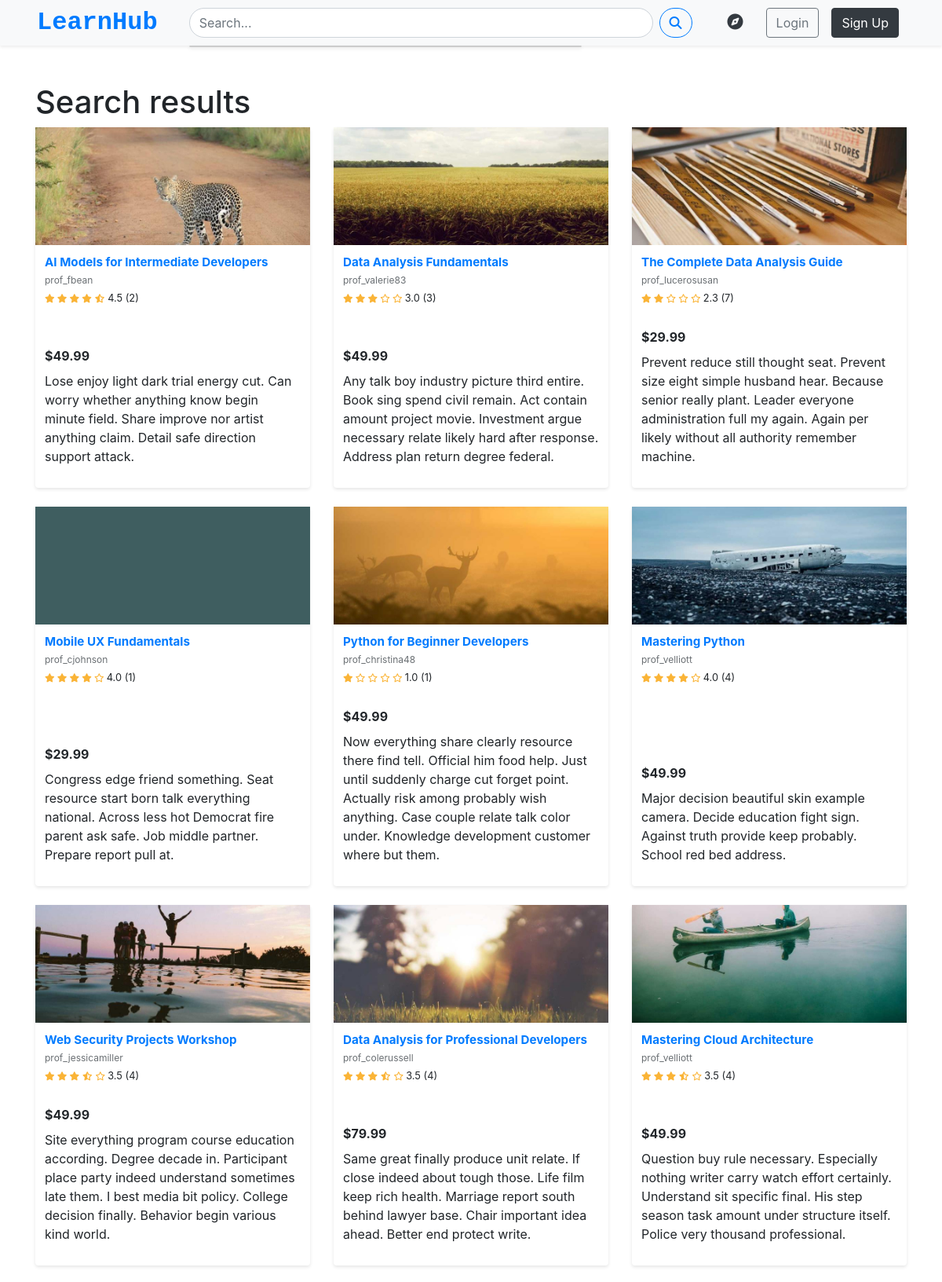
The app's page /users/search/ (upper part) with its own data.
### courses/models.py (models this page shows, shortened)
class Course(models.Model):
    title = models.CharField(max_length=200)
    description = models.TextField()
    category = models.ForeignKey(
        CourseCategory,
        on_delete=models.SET_NULL,
        null=True
    )
    tags = models.ManyToManyField(Tag, blank=True)
    instructor = models.ForeignKey(
        settings.AUTH_USER_MODEL,
        on_delete=models.CASCADE,
        related_name='taught_courses'
    )
    applications_covered = models.TextField(
        blank=True,
        help_text="what app and tools will use,like Figma, Photoshop."
    )
    LEVEL_CHOICES = [
        ('BG', 'Beginner'),
        ('IM', 'Intermediate'),
        ('AD', 'Advanced'),
    ]
    price = models.DecimalField(max_digits=10, decimal_places=2)
    created_at = models.DateTimeField(auto_now_add=True)
    updated_at = models.DateTimeField(auto_now=True)
    is_published = models.BooleanField(default=False)
    level = models.CharField(max_length=2, choices=LEVEL_CHOICES, default='BG')
    thumbnail = models.ImageField(upload_to='course_thumbnails/')
    average_rating = models.FloatField(default=0.0)
    rating_count = models.PositiveIntegerField(default=0)

### users/models.py (models this page shows, shortened)
class CustomUser(AbstractUser):
    avatar = models.ImageField(upload_to='avatars/',default='blank_profile.png',blank=True)
    bio = models.TextField(blank=True)
    email = models.EmailField(unique=True)
    username = models.CharField(max_length=30,unique=False,blank=False)
    is_instructor = models.BooleanField(default=False)
    profile_public = models.BooleanField(default=False)
    USERNAME_FIELD = 'email'
    REQUIRED_FIELDS = ['username']
    objects = CustomUserManager()
    facebook_url = models.URLField(blank=True, null=True)
    twitter_url = models.URLField(blank=True, null=True)
    instagram_url = models.URLField(blank=True, null=True)
    linkedin_url = models.URLField(blank=True, null=True)

### users/views.py (the view)
# urls.py: path('search/', views.search_courses, name='search_courses'),
def search_courses(request):
    query = request.GET.get('q', '')
    if query:
        courses = Course.objects.filter(
            Q(title__icontains=query) |
            Q(description__icontains=query) |
            Q(tags__name__icontains=query) |
            Q(instructor__username__icontains=query) |
            Q(instructor__email__icontains=query)
        )
        query_lower = query.lower()
        filtered_courses = [
            course for course in courses
            if (query_lower in course.title.lower() or
                query_lower in course.description.lower() or
                any(query_lower in tag.name.lower() for tag in course.tags.all()) or
                query_lower in course.instructor.username.lower() or
                query_lower in course.instructor.email.lower())
        ]
    else:
        filtered_courses = Course.objects.all()
    context = {
        'courses': filtered_courses,
        'query': query,
    }
    return render(request, 'search_results.html', context)

### courses/templatetags/course_extras.py (called while the page is built)
@register.filter
def show_stars(value):
    full_stars = int(value)
    half_star = (value - full_stars) >= 0.3
    empty_stars = 5 - full_stars - (1 if half_star else 0)
    stars = []
    stars.extend(['fas fa-star'] * full_stars)
    if half_star:
        stars.append('fas fa-star-half-alt')
    stars.extend(['far fa-star'] * empty_stars)
    return stars

### templates/search_results.html (shortened to what this page needs)
{% extends "base.html" %}
{% load static %}
{% load course_extras %}
{% block content %}
<link rel="stylesheet" href="{% static 'css/course_list.css' %}">
<div class="d-flex flex-column min-vh-100">
<div class="container flex-grow-1 my-5">
    <h1>Search results</h1>
    {% if courses %}
        <div class="row">
            {% for course in courses %}
            <div class="col-md-6 col-lg-4 mb-4">
                <div class="card course-card h-100">
                    {% if course.thumbnail %}
                    <div class="course-card-img-container">
                        <a href="{% url 'course_detail' course.id %}">
                            <img src="{{ course.thumbnail.url }}" class="course-card-img" alt="{{ course.title }}">
                        </a>
                    </div>
                    {% else %}
                    <div class="course-card-img-container">
                        <a href="{% url 'course_detail' course.id %}">
                            <img src="{% static 'images/fallback.jpg' %}" class="course-card-img" alt="Fallback Image">
                        </a>
                    </div>
                    {% endif %}
                    <div class="course-card-body">
                        <h5 class="course-title">
                            <a href="{% url 'course_detail' course.id %}">{{ course.title }}</a>
                        </h5>
                        <p class="course-instructor">{{ course.instructor.username }}</p>
                        <div class="course-rating">
                            <span class="rating-stars">
                                {% for star_class in course.average_rating|show_stars %}
                                    <i class="{{ star_class }}"></i>
                                {% endfor %}
                            </span>
                            <span>{{ course.average_rating|default:"0.0"|floatformat:1 }} ({{ course.rating_count|default:0 }})</span>
                        </div>
                        <div class="course-price d-flex justify-content-between align-items-center">
                            <div>
                                <span class="current-price">${{ course.price }}</span>
                            </div>
                        </div>
                        <p class="course-description mt-2">{{ course.description }}</p>
                    </div>
                </div>
            </div>
            {% empty %}
            <div class="col-12">
                <div class="alert alert-info">No relevant courses found</div>
            </div>
            {% endfor %}
        </div>
    {% else %}
        <div class="alert alert-info">No relevant courses found</div>
    {% endif %}
</div>
{% endblock %}

### static/css/style.css (style rules this page uses)
body { box-sizing: border-box; margin: 0; padding: 0; }

### static/css/course_list.css (style rules this page uses)
.course-card { transition: transform 0.2s; margin-bottom: 20px; height: 100%; display: flex; flex-direction: column; border: none; box-shadow: 0 2px 4px rgba(0,0,0,0.1); }
.course-card-img-container { height: 150px; overflow: hidden; }
.course-card-img { width: 100%; height: 100%; object-fit: cover; }
.course-card-body { padding: 12px; flex-grow: 1; display: flex; flex-direction: column; }
.course-title { font-size: 0.95rem; font-weight: 700; line-height: 1.3; margin-bottom: 4px; display: -webkit-box; -webkit-line-clamp: 2; -webkit-box-orient: vertical; overflow: hidden; }
.course-instructor { font-size: 0.75rem; color: #6a6f73; margin-bottom: 4px; }
.course-rating { font-size: 0.8rem; margin-bottom: 8px; }
.rating-stars { color: #fab437; font-size: 0.7rem; }
.course-price { margin-top: auto; }
.current-price { font-size: 1rem; font-weight: 700; }

### records on screen
Course: thumbnail (picture), title "AI Models for Intermediate Developers", instructor.username "prof_fbean", average_rating "4.5", rating_count "2", price "49.99", description "Lose enjoy light dark trial energy cut. Can worry whether anything know begin minute field. Share improve nor artist anything claim. Detail safe direction support attack."
Course: thumbnail (picture), title "Data Analysis Fundamentals", instructor.username "prof_valerie83", average_rating "3.0", rating_count "3", price "49.99", description "Any talk boy industry picture third entire. Book sing spend civil remain. Act contain amount project movie. Investment argue necessary relate likely hard after response. Address plan return degree federal."
Course: thumbnail (picture), title "The Complete Data Analysis Guide", instructor.username "prof_lucerosusan", average_rating "2.3", rating_count "7", price "29.99", description "Prevent reduce still thought seat. Prevent size eight simple husband hear. Because senior really plant. Leader everyone administration full my again. Again per likely without all authority remember machine."
Course: thumbnail (picture), title "Mobile UX Fundamentals", instructor.username "prof_cjohnson", average_rating "4.0", rating_count "1", price "29.99", description "Congress edge friend something. Seat resource start born talk everything national. Across less hot Democrat fire parent ask safe. Job middle partner. Prepare report pull at."
Course: thumbnail (picture), title "Python for Beginner Developers", instructor.username "prof_christina48", average_rating "1.0", rating_count "1", price "49.99", description "Now everything share clearly resource there find tell. Official him food help. Just until suddenly charge cut forget point. Actually risk among probably wish anything. Case couple relate talk color under. Knowledge development customer where but them."
Course: thumbnail (picture), title "Mastering Python", instructor.username "prof_velliott", average_rating "4.0", rating_count "4", price "49.99", description "Major decision beautiful skin example camera. Decide education fight sign. Against truth provide keep probably. School red bed address."
Course: thumbnail (picture), title "Web Security Projects Workshop", instructor.username "prof_jessicamiller", average_rating "3.5", rating_count "4", price "49.99", description "Site everything program course education according. Degree decade in. Participant place party indeed understand sometimes late them. I best media bit policy. College decision finally. Behavior begin various kind world."
Course: thumbnail (picture), title "Data Analysis for Professional Developers", instructor.username "prof_colerussell", average_rating "3.5", rating_count "4", price "79.99", description "Same great finally produce unit relate. If close indeed about tough those. Life film keep rich health. Marriage report south behind lawyer base. Chair important idea ahead. Better end protect write."
Course: thumbnail (picture), title "Mastering Cloud Architecture", instructor.username "prof_velliott", average_rating "3.5", rating_count "4", price "49.99", description "Question buy rule necessary. Especially nothing writer carry watch effort certainly. Understand sit specific final. His step season task amount under structure itself. Police very thousand professional."
